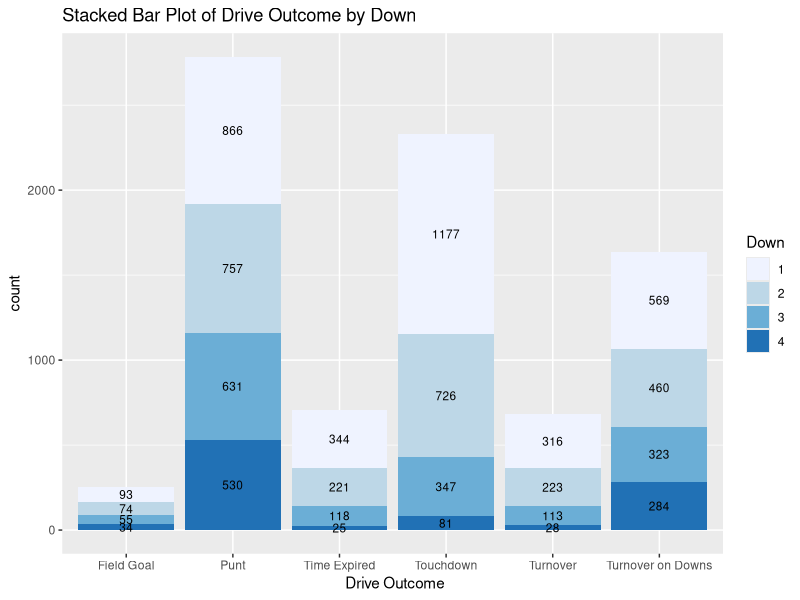
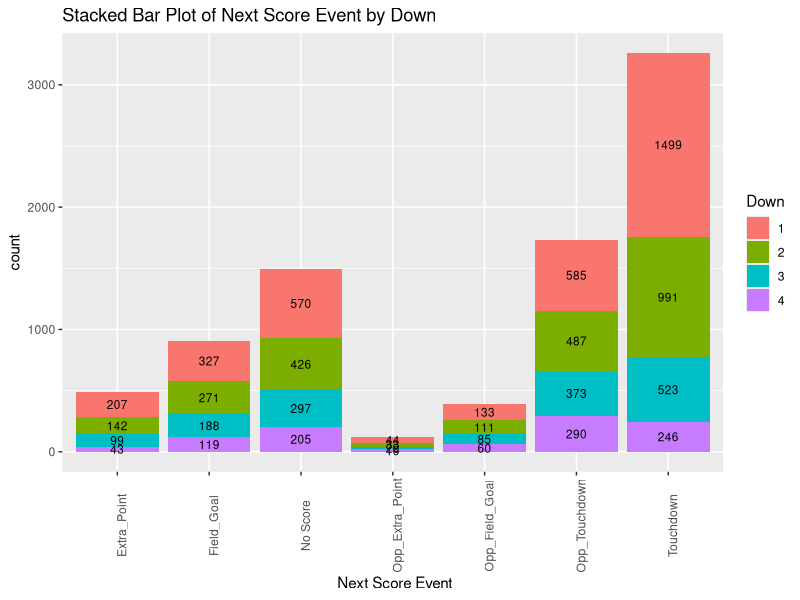
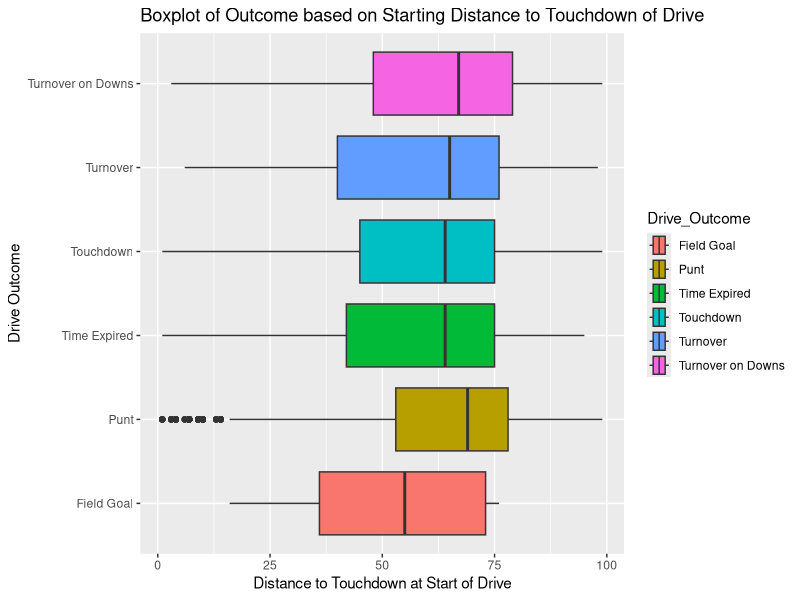
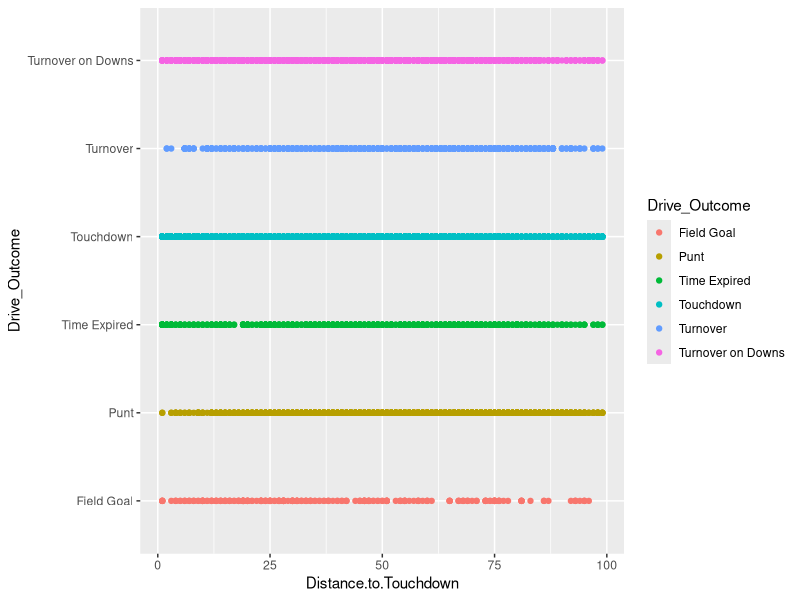
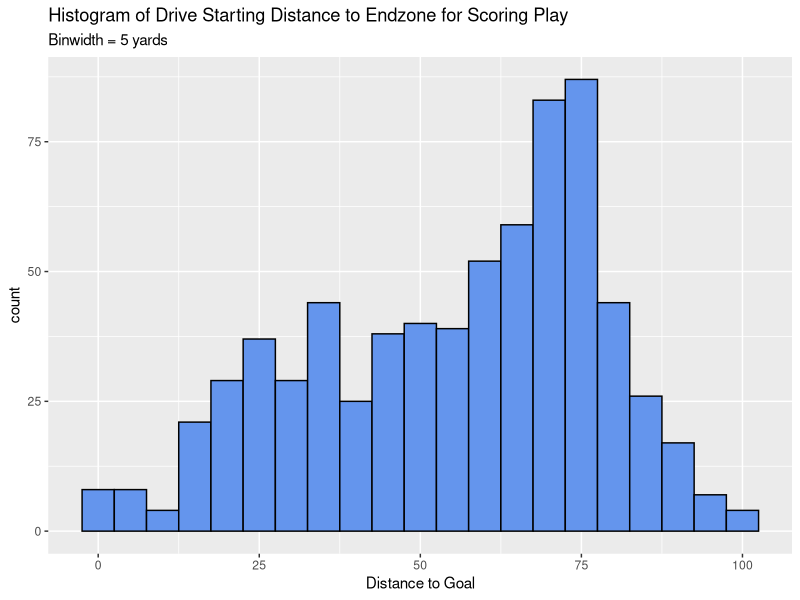
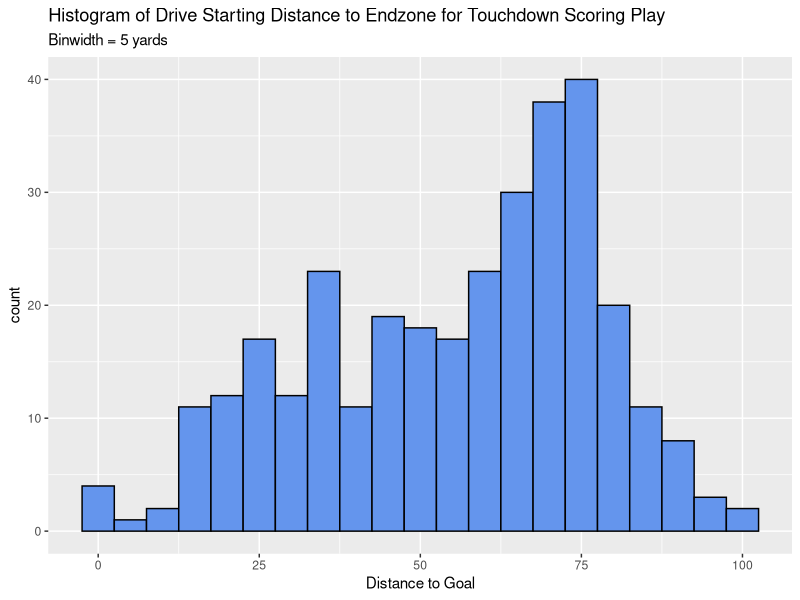
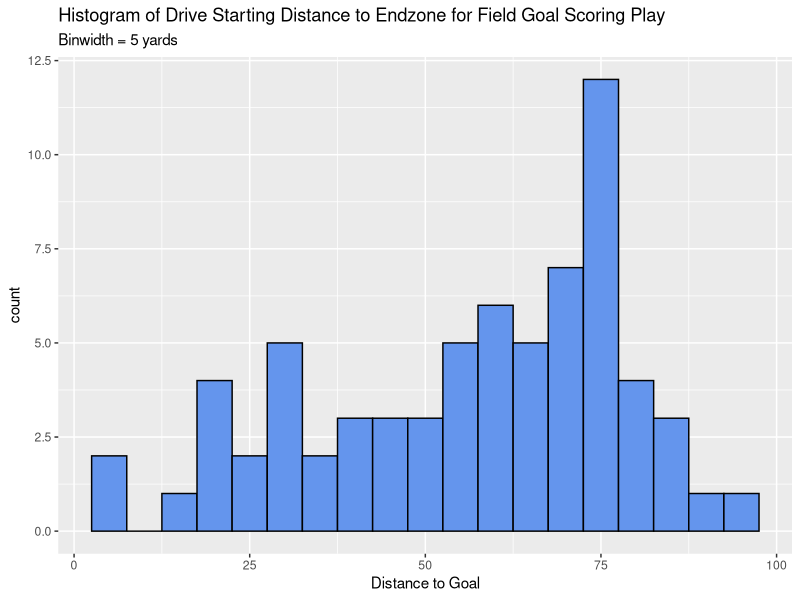
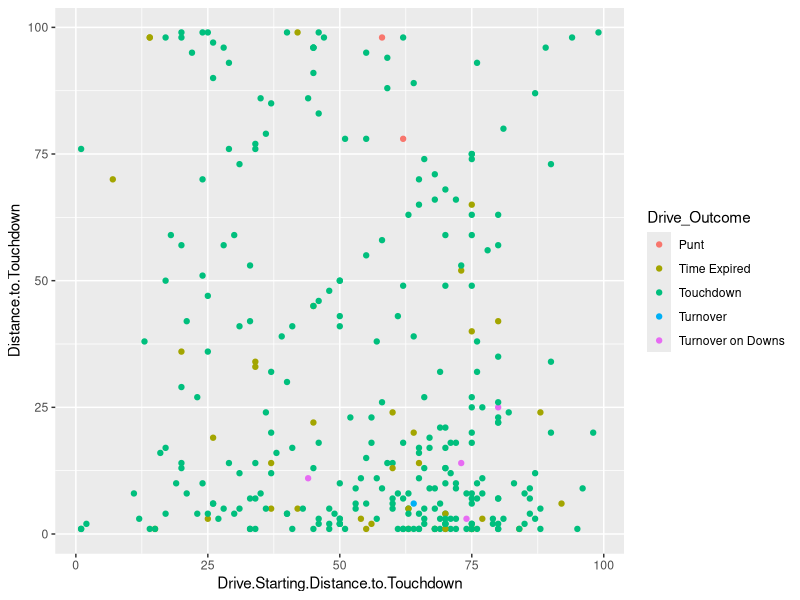

Source code (R) for these figures, in order:
## ---- chunk 1
# Libraries
require(ggplot2)
require(tidyverse)
require(dplyr)
require(nnet)
## ---- chunk 2
# Read in data
data = read.csv("PAC-2022-pbp.csv")
data <- filter(data, rowSums(is.na(data)) != ncol(data))
## ---- chunk 3
FindNextScore = function(play_index, scoring_plays, data) {
  # next score index
  next_score_index = scoring_plays[which(scoring_plays >= play_index)[1]]
  
  # if next score index has no more scores after the current play
  if (is.na(next_score_index) | (data$Quarter[play_index] %in% c("1st", "2nd") & data$Quarter[next_score_index] %in% c("3rd", "4th")) | (data$Quarter[play_index] %in% c("3rd", "4th") & data$Quarter[next_score_index] %in% c("1st", "2nd", "OT"))) {
    score_type = "No Score"
    score_drive = data$Drive.Number[play_index]
  } 
  # else return the observed next score type and drive number
  else {
    # score drive number
    score_drive = data$Drive.Number[next_score_index]
    
    # TD
    if (data$Points.Scored.[next_score_index] & data$Touchdown.[next_score_index]) {
      # check who scored touchdown
      # look at extra point to know who scored
      if (!identical(data$Team.Possession[play_index], data$Team.Possession[next_score_index + 1])) {
        score_type = "Opp_Touchdown"
      }
      else {
        score_type = "Touchdown"
      }
    }
    # FG
    else if (data$Points.Scored.[next_score_index] & data$Field.Goal.[next_score_index]) {
      # check who scored field goal
      if (!identical(data$Team.Possession[play_index], data$Team.Possession[next_score_index])) {
        score_type = "Opp_Field_Goal"
      }
      else{
        score_type = "Field_Goal"
      }
    }
    # Extra Point
    else if (data$Points.Scored.[next_score_index] & data$Extra.Point.[next_score_index]) {
      # check who scored extra point
      if (!identical(data$Team.Possession[play_index], data$Team.Possession[next_score_index])) {
        score_type = "Opp_Extra_Point"
      }
      else {
        score_type = "Extra_Point"
      }
    }
    # Safety
    else if (data$Points.Scored.[next_score_index] & data$Safety.[next_score_index]) {
      # check who scored safety
      if (!identical(data$Team.Possession[play_index], data$Team.Possession[next_score_index + 1])) {
        score_type = "Opp_Safety"
      }
      else {
        score_type = "Safety"
      }
    }
    # Error
    else {
      score_type = NA
    }
  }
  return(data.frame(Next_Score_Half = score_type,
                    Drive_Score_Half = score_drive))
}
## ---- chunk 4
# Which rows are the scoring plays
scoring_plays = which(data$Points.Scored.)
## ---- chunk 5
next_score = lapply(c(1:nrow(data)), FindNextScore, scoring_plays = scoring_plays, data = data) %>% bind_rows()
data = cbind(data, next_score)
## ---- chunk 6
GetDriveOutcome = function(play_index, last_play_of_drive, data) {
  # next score index
  curr_last_play_index = last_play_of_drive[which(last_play_of_drive >= play_index)[1]]
  
  #last_play_of_drive_type = data$Outcome
  
  if (is.na(curr_last_play_index)) {
    drive_outcome = "Time Expired"
  }
  else {
    
    # TD scored
    if (data$Touchdown.[curr_last_play_index] | data$Extra.Point.[curr_last_play_index]) {
      drive_outcome = "Touchdown"
    }
    # FG scored
    else if (data$Field.Goal.[curr_last_play_index]) {
      drive_outcome = "Field Goal"
    }
    # Punt
    else if (data$Punt.[curr_last_play_index]) {
      drive_outcome = "Punt"
    }
    # Turnover
    else if (data$Interception.[curr_last_play_index] | data$Fumble.[curr_last_play_index]) {
      drive_outcome = "Turnover"
    }
    # Turnover on Downs
    else if (data$Down[curr_last_play_index] == 4) {
      drive_outcome = "Turnover on Downs"
    }
    # Time expired
    else {
      drive_outcome = "Time Expired"
    }
  }
  return(data.frame(Drive_Outcome = drive_outcome))
}
## ---- chunk 7
# switch of possession, hence end of drive
first_play_of_drive = which(data$Team.Possession != lag(data$Team.Possession))
last_play_of_drive = first_play_of_drive - 1
## ---- chunk 8
drive_outcome = lapply(c(1:nrow(data)), GetDriveOutcome, last_play_of_drive = last_play_of_drive, data = data) %>%
  bind_rows()
data = cbind(data, drive_outcome)
## ---- chunk 9
# add information of where drive started
# initiate new column
data["Drive.Starting.Distance.to.Touchdown"] = data$Distance.to.Touchdown
# first drive
data$Drive.Starting.Distance.to.Touchdown[1:(head(first_play_of_drive, 1) - 1)] = data$Distance.to.Touchdown[1]
for (i in 1:(length(first_play_of_drive) - 1)) {
  (data$Drive.Starting.Distance.to.Touchdown[first_play_of_drive[i]:(first_play_of_drive[i + 1] - 1)] = data$Distance.to.Touchdown[first_play_of_drive[i]])
}
## ---- chunk 10
# add information of net yards
#data["Net.Yards"] = c(rollapply(data$Distance.to.Touchdown, width = 2, function(x) {x[1] - x[2]}, fill = 0))
net.yards = (data %>% group_by(Team.Possession, Drive.Number) %>% mutate(diff = lag(Distance.to.Touchdown,
              default = first(Distance.to.Touchdown)) - Distance.to.Touchdown))$diff
net.yards = tail(net.yards, -1)
net.yards = c(net.yards, 0)
data["Net.Yards"] = net.yards
# Note: end of drive (punt, turnover touchdown, set to zero net yards)
# Change for touchdown
data$Net.Yards[data$Touchdown.] = data$Distance.to.Touchdown[data$Touchdown.]
## ---- chunk 11
data$Half <- with(data, ifelse(Quarter %in% c("1st", "2nd"), "1st", "2nd"))
## ---- chunk 12

## ---- chunk 13
# Make categorical variables
data$Next_Score_Half = as.factor(data$Next_Score_Half)
data$Drive_Outcome = as.factor(data$Drive_Outcome)
data$Quarter = as.factor(data$Quarter)
data$Down = as.factor(data$Down)
## ---- chunk 14
ggplot(data, aes(x = Drive_Outcome, fill = Down)) +
  geom_bar() +
  labs(title = "Stacked Bar Plot of Drive Outcome by Down", x = " Drive Outcome") +
  geom_text(stat = "count", aes(label = ..count..), size = 3, position = position_stack(vjust = 0.5)) +
  scale_fill_brewer()
## ---- chunk 15
ggplot(data, aes(x = Next_Score_Half, fill = Down)) +
  geom_bar() +
  labs(title = "Stacked Bar Plot of Next Score Event by Down", x = " Next Score Event") +
  geom_text(stat = "count", aes(label = ..count..), size = 3, position = position_stack(vjust = 0.5)) +
  theme(axis.text.x = element_text(angle = 90)) 
## ---- chunk 16
write.csv(data, "PAC-2022-Cleaned-pbp.csv", row.names=FALSE)
## ---- chunk 17
# group_by(data, id)
# 
ggplot(data) +
  geom_boxplot(aes(Drive.Starting.Distance.to.Touchdown, Drive_Outcome, fill = Drive_Outcome)) +
  labs(title = "Boxplot of Outcome based on Starting Distance to Touchdown of Drive", y = "Drive Outcome",
       x = "Distance to Touchdown at Start of Drive")
## ---- chunk 18
ggplot(data) +
  geom_point(aes(x = Distance.to.Touchdown, y = Drive_Outcome, color = Drive_Outcome))
## ---- chunk 19
# D3 Scoring Plays
TeamScored = subset(data, Points.Scored. == TRUE)
TeamScored$Down = as.factor(TeamScored$Down)

TeamScoredTD = subset(TeamScored, Touchdown. == TRUE)
TeamScoredFG = subset(TeamScored, Field.Goal. == TRUE)

ggplot(TeamScored) +
  geom_histogram(aes(Drive.Starting.Distance.to.Touchdown), binwidth = 5, color = "black", fill = "cornflowerblue") +
  labs(title = "Histogram of Drive Starting Distance to Endzone for Scoring Play", x = "Distance to Goal",
       subtitle = "Binwidth = 5 yards")

ggplot(TeamScoredTD) +
  geom_histogram(aes(Drive.Starting.Distance.to.Touchdown), binwidth = 5, color = "black", fill = "cornflowerblue") +
  labs(title = "Histogram of Drive Starting Distance to Endzone for Touchdown Scoring Play", x = "Distance to Goal",
       subtitle = "Binwidth = 5 yards")

ggplot(TeamScoredFG) +
  geom_histogram(aes(Drive.Starting.Distance.to.Touchdown), binwidth = 5, color = "black", fill = "cornflowerblue") +
  labs(title = "Histogram of Drive Starting Distance to Endzone for Field Goal Scoring Play", x = "Distance to Goal",
       subtitle = "Binwidth = 5 yards")
## ---- chunk 20
ggplot(TeamScoredTD) +
  geom_point(aes(Drive.Starting.Distance.to.Touchdown, Distance.to.Touchdown, color = Drive_Outcome))
## ---- chunk 21
ggplot(data) +
  geom_boxplot(aes(Net.Yards, fill = Down))
## ---- chunk 22
ggplot(data) +
  geom_density(aes(Drive.Starting.Distance.to.Touchdown, color = Next_Score_Half))
## ---- chunk 23
ggplot(data) +
  geom_density(aes(Distance.to.Touchdown, color = Next_Score_Half))
## ---- chunk 24
data %>% group_by(Team.Possession, Down, Net.Yards)
